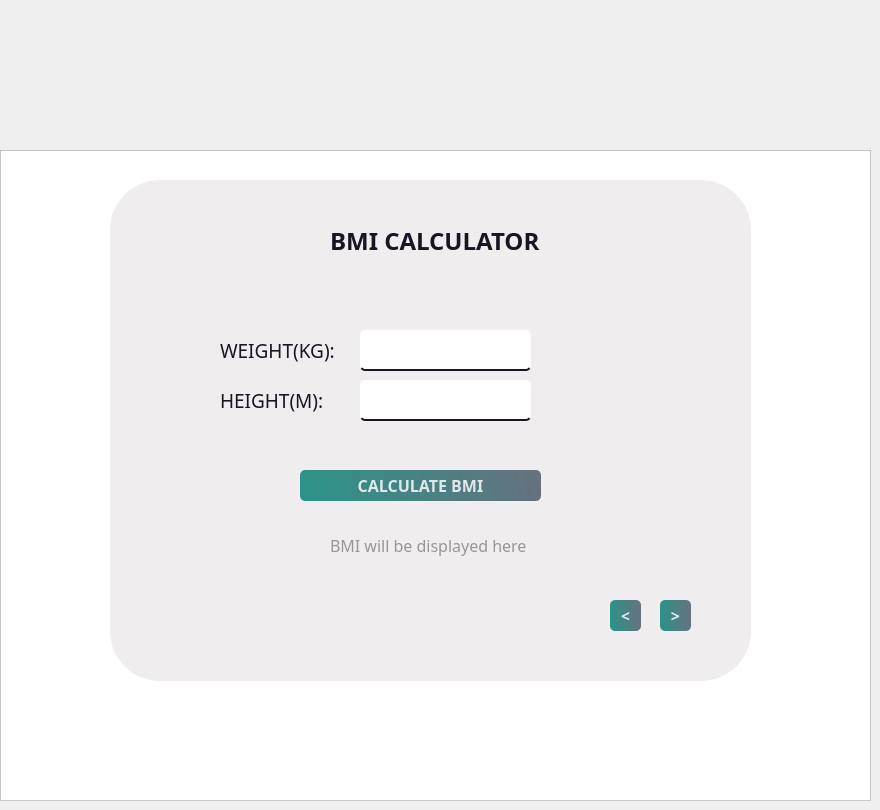
    <widget class="QWidget" name="bmipage">
     <widget class="QFrame" name="frame_3">
      <property name="geometry">
       <rect>
        <x>0</x>
        <y>150</y>
        <width>871</width>
        <height>651</height>
       </rect>
      </property>
      <property name="styleSheet">
       <string notr="true">background-color: rgb(255, 255, 255);</string>
      </property>
      <property name="frameShape">
       <enum>QFrame::Shape::StyledPanel</enum>
      </property>
      <property name="frameShadow">
       <enum>QFrame::Shadow::Raised</enum>
      </property>
      <widget class="QFrame" name="frame_4">
       <property name="geometry">
        <rect>
         <x>110</x>
         <y>30</y>
         <width>641</width>
         <height>501</height>
        </rect>
       </property>
       <property name="styleSheet">
        <string notr="true">
background-color: #F0EDEE;
border-radius:50px;</string>
       </property>
       <property name="frameShape">
        <enum>QFrame::Shape::StyledPanel</enum>
       </property>
       <property name="frameShadow">
        <enum>QFrame::Shadow::Raised</enum>
       </property>
       <widget class="QLabel" name="label_9">
        <property name="geometry">
         <rect>
          <x>220</x>
          <y>40</y>
          <width>231</width>
          <height>41</height>
         </rect>
        </property>
        <property name="font">
         <font>
          <family>Sitka Banner</family>
          <pointsize>18</pointsize>
          <bold>true</bold>
         </font>
        </property>
        <property name="styleSheet">
         <string notr="true">
background-color: #F0EDEE;
color: #1A1423;
</string>
        </property>
        <property name="text">
         <string>BMI CALCULATOR</string>
        </property>
       </widget>
       <widget class="QLabel" name="labelWeight_9">
        <property name="geometry">
         <rect>
          <x>110</x>
          <y>150</y>
          <width>141</width>
          <height>41</height>
         </rect>
        </property>
        <property name="font">
         <font>
          <family>Sitka Banner</family>
          <pointsize>14</pointsize>
          <bold>false</bold>
         </font>
        </property>
        <property name="styleSheet">
         <string notr="true">
background-color: #F0EDEE;
color: #1A1423;
</string>
        </property>
        <property name="text">
         <string>WEIGHT(KG):</string>
        </property>
       </widget>
       <widget class="QLabel" name="labelHeight_9">
        <property name="geometry">
         <rect>
          <x>110</x>
          <y>200</y>
          <width>141</width>
          <height>41</height>
         </rect>
        </property>
        <property name="font">
         <font>
          <family>Sitka Banner</family>
          <pointsize>14</pointsize>
          <bold>false</bold>
         </font>
        </property>
        <property name="styleSheet">
         <string notr="true">
background-color: #F0EDEE;
color: #1A1423;
</string>
        </property>
        <property name="text">
         <string>HEIGHT(M):</string>
        </property>
       </widget>
       <widget class="QPushButton" name="calculateButton">
        <property name="geometry">
         <rect>
          <x>190</x>
          <y>290</y>
          <width>241</width>
          <height>31</height>
         </rect>
        </property>
        <property name="font">
         <font>
          <family>Sitka Banner</family>
          <pointsize>12</pointsize>
          <bold>true</bold>
         </font>
        </property>
        <property name="styleSheet">
         <string notr="true">

QPushButton#calculateButton{
        background-color: qlineargradient(spread:pad, x1:0, y1:0.505682, x2:1, y2:0.477, stop:0 rgba(11, 131, 120, 219), stop:1 rgba(85, 98, 112, 226));
        color:rgba(255, 255, 255, 210);
        border-radius:5px;
}

QPushButton#calculateButton:hover{
        background-color: qlineargradient(spread:pad, x1:0, y1:0.505682, x2:1, y2:0.477, stop:0 rgba(150, 123, 111, 219), stop:1 rgba(85, 81, 84, 226));
}

QPushButton#calculateButton:pressed{
        padding-left:5px;
        padding-top:5px;
        background-color:rgba(150, 123, 111, 255);
}
</string>
        </property>
        <property name="text">
         <string>CALCULATE BMI</string>
        </property>
       </widget>
       <widget class="QLabel" name="bmiresult">
        <property name="geometry">
         <rect>
          <x>220</x>
          <y>340</y>
          <width>211</width>
          <height>51</height>
         </rect>
        </property>
        <property name="font">
         <font>
          <family>Sitka Banner</family>
          <pointsize>12</pointsize>
         </font>
        </property>
        <property name="styleSheet">
         <string notr="true">color: rgb(150, 150, 150);</string>
        </property>
        <property name="text">
         <string>BMI will be displayed here</string>
        </property>
       </widget>
       <widget class="QLineEdit" name="weight">
        <property name="geometry">
         <rect>
          <x>250</x>
          <y>150</y>
          <width>171</width>
          <height>41</height>
         </rect>
        </property>
        <property name="font">
         <font>
          <pointsize>12</pointsize>
         </font>
        </property>
        <property name="styleSheet">
         <string notr="true">border:none;
background-color: rgb(255, 255, 255);
border-bottom:2px solid rgba(46, 82, 101, 200);

border-bottom-color: rgb(26, 20, 35);
padding-bottom:7px;
border-radius:5px;
</string>
        </property>
        <property name="text">
         <string/>
        </property>
        <property name="placeholderText">
         <string/>
        </property>
       </widget>
       <widget class="QLineEdit" name="height">
        <property name="geometry">
         <rect>
          <x>250</x>
          <y>200</y>
          <width>171</width>
          <height>41</height>
         </rect>
        </property>
        <property name="font">
         <font>
          <pointsize>12</pointsize>
         </font>
        </property>
        <property name="styleSheet">
         <string notr="true">border:none;
background-color: rgb(255, 255, 255);
border-bottom:2px solid rgba(46, 82, 101, 200);

border-bottom-color: rgb(26, 20, 35);
padding-bottom:7px;
border-radius:5px;
</string>
        </property>
        <property name="text">
         <string/>
        </property>
        <property name="placeholderText">
         <string/>
        </property>
       </widget>
       <widget class="QPushButton" name="next">
        <property name="geometry">
         <rect>
          <x>550</x>
          <y>420</y>
          <width>31</width>
          <height>31</height>
         </rect>
        </property>
        <property name="font">
         <font>
          <family>Sitka Banner</family>
          <pointsize>12</pointsize>
          <bold>true</bold>
         </font>
        </property>
        <property name="styleSheet">
         <string notr="true">

QPushButton#next{
        background-color: qlineargradient(spread:pad, x1:0, y1:0.505682, x2:1, y2:0.477, stop:0 rgba(11, 131, 120, 219), stop:1 rgba(85, 98, 112, 226));
        color:rgba(255, 255, 255, 210);
        border-radius:5px;
}

QPushButton#next:hover{
        background-color: qlineargradient(spread:pad, x1:0, y1:0.505682, x2:1, y2:0.477, stop:0 rgba(150, 123, 111, 219), stop:1 rgba(85, 81, 84, 226));
}

QPushButton#next:pressed{
        padding-left:5px;
        padding-top:5px;
        background-color:rgba(150, 123, 111, 255);
}
</string>
        </property>
        <property name="text">
         <string>&gt;</string>
        </property>
       </widget>
       <widget class="QPushButton" name="back">
        <property name="geometry">
         <rect>
          <x>500</x>
          <y>420</y>
          <width>31</width>
          <height>31</height>
         </rect>
        </property>
        <property name="font">
         <font>
          <family>Sitka Banner</family>
          <pointsize>12</pointsize>
          <bold>true</bold>
         </font>
        </property>
        <property name="styleSheet">
         <string notr="true">

QPushButton#back{
        background-color: qlineargradient(spread:pad, x1:0, y1:0.505682, x2:1, y2:0.477, stop:0 rgba(11, 131, 120, 219), stop:1 rgba(85, 98, 112, 226));
        color:rgba(255, 255, 255, 210);
        border-radius:5px;
}

QPushButton#back:hover{
        background-color: qlineargradient(spread:pad, x1:0, y1:0.505682, x2:1, y2:0.477, stop:0 rgba(150, 123, 111, 219), stop:1 rgba(85, 81, 84, 226));
}

QPushButton#back:pressed{
        padding-left:5px;
        padding-top:5px;
        background-color:rgba(150, 123, 111, 255);
}
</string>
        </property>
        <property name="text">
         <string>&lt;</string>
        </property>
       </widget>
      </widget>
     </widget>
    </widget>
